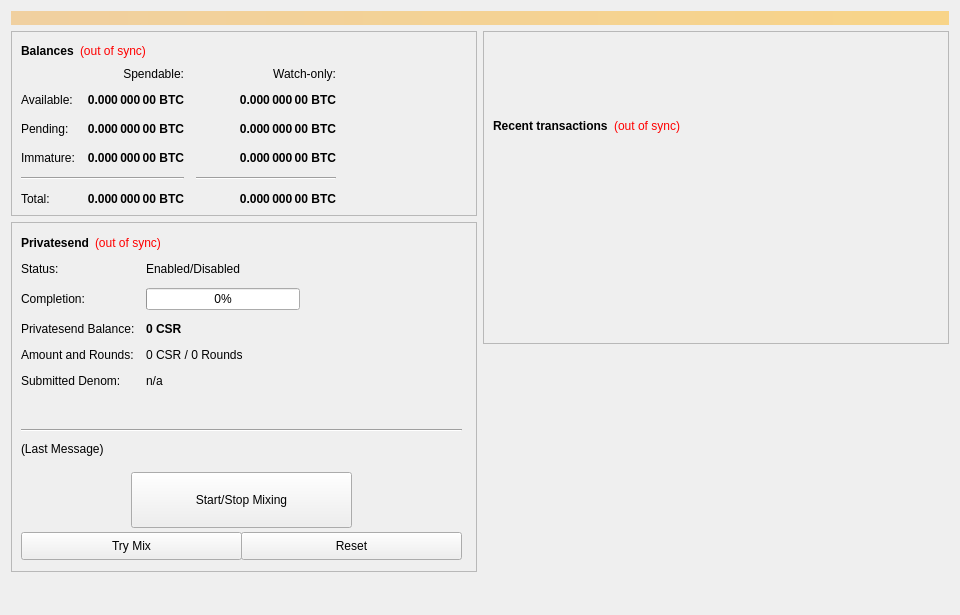
<?xml version="1.0" encoding="UTF-8"?>
<ui version="4.0">
 <class>OverviewPage</class>
 <widget class="QWidget" name="OverviewPage">
  <property name="geometry">
   <rect>
    <x>0</x>
    <y>0</y>
    <width>960</width>
    <height>615</height>
   </rect>
  </property>
  <property name="minimumSize">
   <size>
    <width>960</width>
    <height>0</height>
   </size>
  </property>
  <property name="windowTitle">
   <string>Form</string>
  </property>
  <layout class="QVBoxLayout" name="topLayout">
   <item>
    <widget class="QLabel" name="labelAlerts">
     <property name="visible">
      <bool>false</bool>
     </property>
     <property name="styleSheet">
      <string notr="true">background-color: qlineargradient(x1: 0, y1: 0, x2: 1, y2: 0, stop:0 #F0D0A0, stop:1 #F8D488); color:#000000;</string>
     </property>
     <property name="wordWrap">
      <bool>true</bool>
     </property>
     <property name="margin">
      <number>3</number>
     </property>
    </widget>
   </item>
   <item>
    <layout class="QHBoxLayout" name="horizontalLayout" stretch="1,1">
     <item>
      <layout class="QVBoxLayout" name="verticalLayout_2">
       <item>
        <widget class="QFrame" name="frame">
         <property name="frameShape">
          <enum>QFrame::StyledPanel</enum>
         </property>
         <property name="frameShadow">
          <enum>QFrame::Raised</enum>
         </property>
         <layout class="QVBoxLayout" name="verticalLayout_4">
          <item>
           <layout class="QHBoxLayout" name="horizontalLayout_4">
            <item>
             <widget class="QLabel" name="label_5">
              <property name="font">
               <font>
                <weight>75</weight>
                <bold>true</bold>
               </font>
              </property>
              <property name="text">
               <string>Balances</string>
              </property>
             </widget>
            </item>
            <item>
             <widget class="QLabel" name="labelWalletStatus">
              <property name="cursor">
               <cursorShape>WhatsThisCursor</cursorShape>
              </property>
              <property name="toolTip">
               <string>The displayed information may be out of date. Your wallet automatically synchronizes with the Congstar network after a connection is established, but this process has not completed yet.</string>
              </property>
              <property name="styleSheet">
               <string notr="true">QLabel { color: red; }</string>
              </property>
              <property name="text">
               <string notr="true">(out of sync)</string>
              </property>
              <property name="alignment">
               <set>Qt::AlignLeading|Qt::AlignLeft|Qt::AlignVCenter</set>
              </property>
             </widget>
            </item>
            <item>
             <spacer name="horizontalSpacer_3">
              <property name="orientation">
               <enum>Qt::Horizontal</enum>
              </property>
              <property name="sizeHint" stdset="0">
               <size>
                <width>40</width>
                <height>20</height>
               </size>
              </property>
             </spacer>
            </item>
           </layout>
          </item>
          <item>
           <layout class="QGridLayout" name="gridLayout">
            <property name="spacing">
             <number>12</number>
            </property>
            <item row="2" column="2">
             <widget class="QLabel" name="labelWatchPending">
              <property name="font">
               <font>
                <weight>75</weight>
                <bold>true</bold>
               </font>
              </property>
              <property name="cursor">
               <cursorShape>IBeamCursor</cursorShape>
              </property>
              <property name="toolTip">
               <string>Unconfirmed transactions to watch-only addresses</string>
              </property>
              <property name="text">
               <string notr="true">0.000 000 00 BTC</string>
              </property>
              <property name="alignment">
               <set>Qt::AlignRight|Qt::AlignTrailing|Qt::AlignVCenter</set>
              </property>
              <property name="textInteractionFlags">
               <set>Qt::LinksAccessibleByMouse|Qt::TextSelectableByKeyboard|Qt::TextSelectableByMouse</set>
              </property>
             </widget>
            </item>
            <item row="2" column="1">
             <widget class="QLabel" name="labelUnconfirmed">
              <property name="font">
               <font>
                <weight>75</weight>
                <bold>true</bold>
               </font>
              </property>
              <property name="cursor">
               <cursorShape>IBeamCursor</cursorShape>
              </property>
              <property name="toolTip">
               <string>Total of transactions that have yet to be confirmed, and do not yet count toward the spendable balance</string>
              </property>
              <property name="text">
               <string notr="true">0.000 000 00 BTC</string>
              </property>
              <property name="alignment">
               <set>Qt::AlignRight|Qt::AlignTrailing|Qt::AlignVCenter</set>
              </property>
              <property name="textInteractionFlags">
               <set>Qt::LinksAccessibleByMouse|Qt::TextSelectableByKeyboard|Qt::TextSelectableByMouse</set>
              </property>
             </widget>
            </item>
            <item row="3" column="2">
             <widget class="QLabel" name="labelWatchImmature">
              <property name="font">
               <font>
                <weight>75</weight>
                <bold>true</bold>
               </font>
              </property>
              <property name="cursor">
               <cursorShape>IBeamCursor</cursorShape>
              </property>
              <property name="toolTip">
               <string>Staked or masternode rewards in watch-only addresses that has not yet matured</string>
              </property>
              <property name="text">
               <string notr="true">0.000 000 00 BTC</string>
              </property>
              <property name="alignment">
               <set>Qt::AlignRight|Qt::AlignTrailing|Qt::AlignVCenter</set>
              </property>
              <property name="textInteractionFlags">
               <set>Qt::LinksAccessibleByMouse|Qt::TextSelectableByKeyboard|Qt::TextSelectableByMouse</set>
              </property>
             </widget>
            </item>
            <item row="4" column="0" colspan="2">
             <widget class="Line" name="lineSpendableBalance">
              <property name="orientation">
               <enum>Qt::Horizontal</enum>
              </property>
             </widget>
            </item>
            <item row="4" column="2">
             <widget class="Line" name="lineWatchBalance">
              <property name="sizePolicy">
               <sizepolicy hsizetype="Preferred" vsizetype="Fixed">
                <horstretch>0</horstretch>
                <verstretch>0</verstretch>
               </sizepolicy>
              </property>
              <property name="minimumSize">
               <size>
                <width>140</width>
                <height>0</height>
               </size>
              </property>
              <property name="orientation">
               <enum>Qt::Horizontal</enum>
              </property>
             </widget>
            </item>
            <item row="5" column="0">
             <widget class="QLabel" name="labelTotalText">
              <property name="text">
               <string>Total:</string>
              </property>
             </widget>
            </item>
            <item row="3" column="1">
             <widget class="QLabel" name="labelImmature">
              <property name="font">
               <font>
                <weight>75</weight>
                <bold>true</bold>
               </font>
              </property>
              <property name="cursor">
               <cursorShape>IBeamCursor</cursorShape>
              </property>
              <property name="toolTip">
               <string>Staked or masternode rewards that has not yet matured</string>
              </property>
              <property name="text">
               <string notr="true">0.000 000 00 BTC</string>
              </property>
              <property name="alignment">
               <set>Qt::AlignRight|Qt::AlignTrailing|Qt::AlignVCenter</set>
              </property>
              <property name="textInteractionFlags">
               <set>Qt::LinksAccessibleByMouse|Qt::TextSelectableByKeyboard|Qt::TextSelectableByMouse</set>
              </property>
             </widget>
            </item>
            <item row="2" column="3">
             <spacer name="horizontalSpacer_2">
              <property name="orientation">
               <enum>Qt::Horizontal</enum>
              </property>
              <property name="sizeHint" stdset="0">
               <size>
                <width>40</width>
                <height>20</height>
               </size>
              </property>
             </spacer>
            </item>
            <item row="3" column="0">
             <widget class="QLabel" name="labelImmatureText">
              <property name="text">
               <string>Immature:</string>
              </property>
             </widget>
            </item>
            <item row="5" column="1">
             <widget class="QLabel" name="labelTotal">
              <property name="font">
               <font>
                <weight>75</weight>
                <bold>true</bold>
               </font>
              </property>
              <property name="cursor">
               <cursorShape>IBeamCursor</cursorShape>
              </property>
              <property name="toolTip">
               <string>Your current total balance</string>
              </property>
              <property name="text">
               <string notr="true">0.000 000 00 BTC</string>
              </property>
              <property name="alignment">
               <set>Qt::AlignRight|Qt::AlignTrailing|Qt::AlignVCenter</set>
              </property>
              <property name="textInteractionFlags">
               <set>Qt::LinksAccessibleByMouse|Qt::TextSelectableByKeyboard|Qt::TextSelectableByMouse</set>
              </property>
             </widget>
            </item>
            <item row="5" column="2">
             <widget class="QLabel" name="labelWatchTotal">
              <property name="font">
               <font>
                <weight>75</weight>
                <bold>true</bold>
               </font>
              </property>
              <property name="cursor">
               <cursorShape>IBeamCursor</cursorShape>
              </property>
              <property name="toolTip">
               <string>Current total balance in watch-only addresses</string>
              </property>
              <property name="text">
               <string notr="true">0.000 000 00 BTC</string>
              </property>
              <property name="alignment">
               <set>Qt::AlignRight|Qt::AlignTrailing|Qt::AlignVCenter</set>
              </property>
              <property name="textInteractionFlags">
               <set>Qt::LinksAccessibleByMouse|Qt::TextSelectableByKeyboard|Qt::TextSelectableByMouse</set>
              </property>
             </widget>
            </item>
            <item row="0" column="2">
             <widget class="QLabel" name="labelWatchonly">
              <property name="text">
               <string>Watch-only:</string>
              </property>
              <property name="alignment">
               <set>Qt::AlignRight|Qt::AlignTrailing|Qt::AlignVCenter</set>
              </property>
             </widget>
            </item>
            <item row="1" column="0">
             <widget class="QLabel" name="labelBalanceText">
              <property name="text">
               <string>Available:</string>
              </property>
             </widget>
            </item>
            <item row="1" column="1">
             <widget class="QLabel" name="labelBalance">
              <property name="font">
               <font>
                <weight>75</weight>
                <bold>true</bold>
               </font>
              </property>
              <property name="cursor">
               <cursorShape>IBeamCursor</cursorShape>
              </property>
              <property name="toolTip">
               <string>Your current spendable balance</string>
              </property>
              <property name="text">
               <string notr="true">0.000 000 00 BTC</string>
              </property>
              <property name="alignment">
               <set>Qt::AlignRight|Qt::AlignTrailing|Qt::AlignVCenter</set>
              </property>
              <property name="textInteractionFlags">
               <set>Qt::LinksAccessibleByMouse|Qt::TextSelectableByKeyboard|Qt::TextSelectableByMouse</set>
              </property>
             </widget>
            </item>
            <item row="1" column="2">
             <widget class="QLabel" name="labelWatchAvailable">
              <property name="font">
               <font>
                <weight>75</weight>
                <bold>true</bold>
               </font>
              </property>
              <property name="cursor">
               <cursorShape>IBeamCursor</cursorShape>
              </property>
              <property name="toolTip">
               <string>Your current balance in watch-only addresses</string>
              </property>
              <property name="text">
               <string notr="true">0.000 000 00 BTC</string>
              </property>
              <property name="alignment">
               <set>Qt::AlignRight|Qt::AlignTrailing|Qt::AlignVCenter</set>
              </property>
              <property name="textInteractionFlags">
               <set>Qt::LinksAccessibleByMouse|Qt::TextSelectableByKeyboard|Qt::TextSelectableByMouse</set>
              </property>
             </widget>
            </item>
            <item row="2" column="0">
             <widget class="QLabel" name="labelPendingText">
              <property name="text">
               <string>Pending:</string>
              </property>
             </widget>
            </item>
            <item row="0" column="1">
             <widget class="QLabel" name="labelSpendable">
              <property name="text">
               <string>Spendable:</string>
              </property>
              <property name="alignment">
               <set>Qt::AlignRight|Qt::AlignTrailing|Qt::AlignVCenter</set>
              </property>
             </widget>
            </item>
           </layout>
          </item>
         </layout>
        </widget>
       </item>
       <item>
        <widget class="QFrame" name="framePrivatesend">
         <property name="minimumSize">
          <size>
           <width>0</width>
           <height>350</height>
          </size>
         </property>
         <property name="layoutDirection">
          <enum>Qt::LeftToRight</enum>
         </property>
         <property name="frameShape">
          <enum>QFrame::StyledPanel</enum>
         </property>
         <property name="frameShadow">
          <enum>QFrame::Raised</enum>
         </property>
         <widget class="QWidget" name="formLayoutWidget">
          <property name="geometry">
           <rect>
            <x>10</x>
            <y>40</y>
            <width>451</width>
            <height>161</height>
           </rect>
          </property>
          <layout class="QFormLayout" name="formLayout">
           <property name="fieldGrowthPolicy">
            <enum>QFormLayout::AllNonFixedFieldsGrow</enum>
           </property>
           <property name="horizontalSpacing">
            <number>11</number>
           </property>
           <property name="verticalSpacing">
            <number>12</number>
           </property>
           <item row="0" column="0">
            <widget class="QLabel" name="label_6">
             <property name="text">
              <string>Status:</string>
             </property>
            </widget>
           </item>
           <item row="1" column="0">
            <widget class="QLabel" name="label_7">
             <property name="text">
              <string>Completion:</string>
             </property>
            </widget>
           </item>
           <item row="1" column="1">
            <widget class="QProgressBar" name="privatesendProgress">
             <property name="maximumSize">
              <size>
               <width>154</width>
               <height>16777215</height>
              </size>
             </property>
             <property name="value">
              <number>0</number>
             </property>
            </widget>
           </item>
           <item row="2" column="0">
            <widget class="QLabel" name="labelAnonymizedText">
             <property name="text">
              <string>Privatesend Balance:</string>
             </property>
            </widget>
           </item>
           <item row="2" column="1">
            <widget class="QLabel" name="labelAnonymized">
             <property name="font">
              <font>
               <weight>75</weight>
               <bold>true</bold>
              </font>
             </property>
             <property name="text">
              <string notr="true">0 CSR</string>
             </property>
            </widget>
           </item>
           <item row="3" column="0">
            <widget class="QLabel" name="label_8">
             <property name="text">
              <string>Amount and Rounds:</string>
             </property>
            </widget>
           </item>
           <item row="3" column="1">
            <widget class="QLabel" name="labelAmountRounds">
             <property name="text">
              <string>0 CSR / 0 Rounds</string>
             </property>
            </widget>
           </item>
           <item row="4" column="0">
            <widget class="QLabel" name="label_9">
             <property name="text">
              <string>Submitted Denom:</string>
             </property>
            </widget>
           </item>
           <item row="4" column="1">
            <widget class="QLabel" name="labelSubmittedDenom">
             <property name="toolTip">
              <string>The denominations you submitted to the Masternode.&lt;br&gt;To mix, other users must submit the exact same denominations.</string>
             </property>
             <property name="text">
              <string>n/a</string>
             </property>
            </widget>
           </item>
           <item row="0" column="1">
            <widget class="QLabel" name="privatesendEnabled">
             <property name="text">
              <string>Enabled/Disabled</string>
             </property>
            </widget>
           </item>
          </layout>
         </widget>
         <widget class="QPushButton" name="runAutoDenom">
          <property name="geometry">
           <rect>
            <x>251</x>
            <y>17</y>
            <width>1</width>
            <height>1</height>
           </rect>
          </property>
          <property name="palette">
           <palette>
            <active>
             <colorrole role="WindowText">
              <brush brushstyle="SolidPattern">
               <color alpha="255">
                <red>0</red>
                <green>0</green>
                <blue>0</blue>
               </color>
              </brush>
             </colorrole>
             <colorrole role="Button">
              <brush brushstyle="SolidPattern">
               <color alpha="255">
                <red>239</red>
                <green>238</green>
                <blue>238</blue>
               </color>
              </brush>
             </colorrole>
             <colorrole role="Light">
              <brush brushstyle="SolidPattern">
               <color alpha="255">
                <red>255</red>
                <green>255</green>
                <blue>255</blue>
               </color>
              </brush>
             </colorrole>
             <colorrole role="Midlight">
              <brush brushstyle="SolidPattern">
               <color alpha="255">
                <red>247</red>
                <green>246</green>
                <blue>246</blue>
               </color>
              </brush>
             </colorrole>
             <colorrole role="Dark">
              <brush brushstyle="SolidPattern">
               <color alpha="255">
                <red>119</red>
                <green>119</green>
                <blue>119</blue>
               </color>
              </brush>
             </colorrole>
             <colorrole role="Mid">
              <brush brushstyle="SolidPattern">
               <color alpha="255">
                <red>159</red>
                <green>159</green>
                <blue>159</blue>
               </color>
              </brush>
             </colorrole>
             <colorrole role="Text">
              <brush brushstyle="SolidPattern">
               <color alpha="255">
                <red>0</red>
                <green>0</green>
                <blue>0</blue>
               </color>
              </brush>
             </colorrole>
             <colorrole role="BrightText">
              <brush brushstyle="SolidPattern">
               <color alpha="255">
                <red>255</red>
                <green>255</green>
                <blue>255</blue>
               </color>
              </brush>
             </colorrole>
             <colorrole role="ButtonText">
              <brush brushstyle="SolidPattern">
               <color alpha="255">
                <red>0</red>
                <green>0</green>
                <blue>0</blue>
               </color>
              </brush>
             </colorrole>
             <colorrole role="Base">
              <brush brushstyle="SolidPattern">
               <color alpha="255">
                <red>255</red>
                <green>255</green>
                <blue>255</blue>
               </color>
              </brush>
             </colorrole>
             <colorrole role="Window">
              <brush brushstyle="SolidPattern">
               <color alpha="255">
                <red>239</red>
                <green>238</green>
                <blue>238</blue>
               </color>
              </brush>
             </colorrole>
             <colorrole role="Shadow">
              <brush brushstyle="SolidPattern">
               <color alpha="255">
                <red>0</red>
                <green>0</green>
                <blue>0</blue>
               </color>
              </brush>
             </colorrole>
             <colorrole role="AlternateBase">
              <brush brushstyle="SolidPattern">
               <color alpha="255">
                <red>247</red>
                <green>246</green>
                <blue>246</blue>
               </color>
              </brush>
             </colorrole>
             <colorrole role="ToolTipBase">
              <brush brushstyle="SolidPattern">
               <color alpha="255">
                <red>255</red>
                <green>255</green>
                <blue>220</blue>
               </color>
              </brush>
             </colorrole>
             <colorrole role="ToolTipText">
              <brush brushstyle="SolidPattern">
               <color alpha="255">
                <red>0</red>
                <green>0</green>
                <blue>0</blue>
               </color>
              </brush>
             </colorrole>
            </active>
            <inactive>
             <colorrole role="WindowText">
              <brush brushstyle="SolidPattern">
               <color alpha="255">
                <red>0</red>
                <green>0</green>
                <blue>0</blue>
               </color>
              </brush>
             </colorrole>
             <colorrole role="Button">
              <brush brushstyle="SolidPattern">
               <color alpha="255">
                <red>239</red>
                <green>238</green>
                <blue>238</blue>
               </color>
              </brush>
             </colorrole>
             <colorrole role="Light">
              <brush brushstyle="SolidPattern">
               <color alpha="255">
                <red>255</red>
                <green>255</green>
                <blue>255</blue>
               </color>
              </brush>
             </colorrole>
             <colorrole role="Midlight">
              <brush brushstyle="SolidPattern">
               <color alpha="255">
                <red>247</red>
                <green>246</green>
                <blue>246</blue>
               </color>
              </brush>
             </colorrole>
             <colorrole role="Dark">
              <brush brushstyle="SolidPattern">
               <color alpha="255">
                <red>119</red>
                <green>119</green>
                <blue>119</blue>
               </color>
              </brush>
             </colorrole>
             <colorrole role="Mid">
              <brush brushstyle="SolidPattern">
               <color alpha="255">
                <red>159</red>
                <green>159</green>
                <blue>159</blue>
               </color>
              </brush>
             </colorrole>
             <colorrole role="Text">
              <brush brushstyle="SolidPattern">
               <color alpha="255">
                <red>0</red>
                <green>0</green>
                <blue>0</blue>
               </color>
              </brush>
             </colorrole>
             <colorrole role="BrightText">
              <brush brushstyle="SolidPattern">
               <color alpha="255">
                <red>255</red>
                <green>255</green>
                <blue>255</blue>
               </color>
              </brush>
             </colorrole>
             <colorrole role="ButtonText">
              <brush brushstyle="SolidPattern">
               <color alpha="255">
                <red>0</red>
                <green>0</green>
                <blue>0</blue>
               </color>
              </brush>
             </colorrole>
             <colorrole role="Base">
              <brush brushstyle="SolidPattern">
               <color alpha="255">
                <red>255</red>
                <green>255</green>
                <blue>255</blue>
               </color>
              </brush>
             </colorrole>
             <colorrole role="Window">
              <brush brushstyle="SolidPattern">
               <color alpha="255">
                <red>239</red>
                <green>238</green>
                <blue>238</blue>
               </color>
              </brush>
             </colorrole>
             <colorrole role="Shadow">
              <brush brushstyle="SolidPattern">
               <color alpha="255">
                <red>0</red>
                <green>0</green>
                <blue>0</blue>
               </color>
              </brush>
             </colorrole>
             <colorrole role="AlternateBase">
              <brush brushstyle="SolidPattern">
               <color alpha="255">
                <red>247</red>
                <green>246</green>
                <blue>246</blue>
               </color>
              </brush>
             </colorrole>
             <colorrole role="ToolTipBase">
              <brush brushstyle="SolidPattern">
               <color alpha="255">
                <red>255</red>
                <green>255</green>
                <blue>220</blue>
               </color>
              </brush>
             </colorrole>
             <colorrole role="ToolTipText">
              <brush brushstyle="SolidPattern">
               <color alpha="255">
                <red>0</red>
                <green>0</green>
                <blue>0</blue>
               </color>
              </brush>
             </colorrole>
            </inactive>
            <disabled>
             <colorrole role="WindowText">
              <brush brushstyle="SolidPattern">
               <color alpha="255">
                <red>119</red>
                <green>119</green>
                <blue>119</blue>
               </color>
              </brush>
             </colorrole>
             <colorrole role="Button">
              <brush brushstyle="SolidPattern">
               <color alpha="255">
                <red>239</red>
                <green>238</green>
                <blue>238</blue>
               </color>
              </brush>
             </colorrole>
             <colorrole role="Light">
              <brush brushstyle="SolidPattern">
               <color alpha="255">
                <red>255</red>
                <green>255</green>
                <blue>255</blue>
               </color>
              </brush>
             </colorrole>
             <colorrole role="Midlight">
              <brush brushstyle="SolidPattern">
               <color alpha="255">
                <red>247</red>
                <green>246</green>
                <blue>246</blue>
               </color>
              </brush>
             </colorrole>
             <colorrole role="Dark">
              <brush brushstyle="SolidPattern">
               <color alpha="255">
                <red>119</red>
                <green>119</green>
                <blue>119</blue>
               </color>
              </brush>
             </colorrole>
             <colorrole role="Mid">
              <brush brushstyle="SolidPattern">
               <color alpha="255">
                <red>159</red>
                <green>159</green>
                <blue>159</blue>
               </color>
              </brush>
             </colorrole>
             <colorrole role="Text">
              <brush brushstyle="SolidPattern">
               <color alpha="255">
                <red>119</red>
                <green>119</green>
                <blue>119</blue>
               </color>
              </brush>
             </colorrole>
             <colorrole role="BrightText">
              <brush brushstyle="SolidPattern">
               <color alpha="255">
                <red>255</red>
                <green>255</green>
                <blue>255</blue>
               </color>
              </brush>
             </colorrole>
             <colorrole role="ButtonText">
              <brush brushstyle="SolidPattern">
               <color alpha="255">
                <red>119</red>
                <green>119</green>
                <blue>119</blue>
               </color>
              </brush>
             </colorrole>
             <colorrole role="Base">
              <brush brushstyle="SolidPattern">
               <color alpha="255">
                <red>239</red>
                <green>238</green>
                <blue>238</blue>
               </color>
              </brush>
             </colorrole>
             <colorrole role="Window">
              <brush brushstyle="SolidPattern">
               <color alpha="255">
                <red>239</red>
                <green>238</green>
                <blue>238</blue>
               </color>
              </brush>
             </colorrole>
             <colorrole role="Shadow">
              <brush brushstyle="SolidPattern">
               <color alpha="255">
                <red>0</red>
                <green>0</green>
                <blue>0</blue>
               </color>
              </brush>
             </colorrole>
             <colorrole role="AlternateBase">
              <brush brushstyle="SolidPattern">
               <color alpha="255">
                <red>239</red>
                <green>238</green>
                <blue>238</blue>
               </color>
              </brush>
             </colorrole>
             <colorrole role="ToolTipBase">
              <brush brushstyle="SolidPattern">
               <color alpha="255">
                <red>255</red>
                <green>255</green>
                <blue>220</blue>
               </color>
              </brush>
             </colorrole>
             <colorrole role="ToolTipText">
              <brush brushstyle="SolidPattern">
               <color alpha="255">
                <red>0</red>
                <green>0</green>
                <blue>0</blue>
               </color>
              </brush>
             </colorrole>
            </disabled>
           </palette>
          </property>
          <property name="focusPolicy">
           <enum>Qt::NoFocus</enum>
          </property>
          <property name="autoFillBackground">
           <bool>true</bool>
          </property>
          <property name="text">
           <string/>
          </property>
          <property name="flat">
           <bool>true</bool>
          </property>
         </widget>
         <widget class="QPushButton" name="togglePrivatesend">
          <property name="geometry">
           <rect>
            <x>120</x>
            <y>250</y>
            <width>221</width>
            <height>56</height>
           </rect>
          </property>
          <property name="sizePolicy">
           <sizepolicy hsizetype="MinimumExpanding" vsizetype="Fixed">
            <horstretch>0</horstretch>
            <verstretch>0</verstretch>
           </sizepolicy>
          </property>
          <property name="text">
           <string>Start/Stop Mixing</string>
          </property>
         </widget>
         <widget class="Line" name="lineLastMessage">
          <property name="geometry">
           <rect>
            <x>10</x>
            <y>200</y>
            <width>441</width>
            <height>16</height>
           </rect>
          </property>
          <property name="orientation">
           <enum>Qt::Horizontal</enum>
          </property>
         </widget>
         <widget class="QLabel" name="privatesendStatus">
          <property name="geometry">
           <rect>
            <x>10</x>
            <y>220</y>
            <width>451</width>
            <height>61</height>
           </rect>
          </property>
          <property name="minimumSize">
           <size>
            <width>288</width>
            <height>43</height>
           </size>
          </property>
          <property name="text">
           <string>(Last Message)</string>
          </property>
          <property name="alignment">
           <set>Qt::AlignLeading|Qt::AlignLeft|Qt::AlignTop</set>
          </property>
          <property name="wordWrap">
           <bool>true</bool>
          </property>
         </widget>
         <widget class="QPushButton" name="privatesendAuto">
          <property name="geometry">
           <rect>
            <x>10</x>
            <y>310</y>
            <width>221</width>
            <height>28</height>
           </rect>
          </property>
          <property name="sizePolicy">
           <sizepolicy hsizetype="MinimumExpanding" vsizetype="Fixed">
            <horstretch>0</horstretch>
            <verstretch>0</verstretch>
           </sizepolicy>
          </property>
          <property name="toolTip">
           <string>Try to manually submit a Privatesend request.</string>
          </property>
          <property name="text">
           <string>Try Mix</string>
          </property>
         </widget>
         <widget class="QPushButton" name="privatesendReset">
          <property name="geometry">
           <rect>
            <x>230</x>
            <y>310</y>
            <width>221</width>
            <height>28</height>
           </rect>
          </property>
          <property name="sizePolicy">
           <sizepolicy hsizetype="MinimumExpanding" vsizetype="Fixed">
            <horstretch>0</horstretch>
            <verstretch>0</verstretch>
           </sizepolicy>
          </property>
          <property name="toolTip">
           <string>Reset the current status of Privatesend (can interrupt Privatesend if it's in the process of Mixing, which can cost you money!)</string>
          </property>
          <property name="autoFillBackground">
           <bool>false</bool>
          </property>
          <property name="text">
           <string>Reset</string>
          </property>
         </widget>
         <widget class="QWidget" name="layoutWidget">
          <property name="geometry">
           <rect>
            <x>10</x>
            <y>10</y>
            <width>431</width>
            <height>22</height>
           </rect>
          </property>
          <layout class="QHBoxLayout" name="horizontalLayout_5">
           <item>
            <widget class="QLabel" name="label_2">
             <property name="font">
              <font>
               <weight>75</weight>
               <bold>true</bold>
              </font>
             </property>
             <property name="text">
              <string>Privatesend</string>
             </property>
            </widget>
           </item>
           <item>
            <widget class="QLabel" name="labelPrivatesendSyncStatus">
             <property name="toolTip">
              <string>The displayed information may be out of date. Your wallet automatically synchronizes with the Congstar network after a connection is established, but this process has not completed yet.</string>
             </property>
             <property name="styleSheet">
              <string notr="true">QLabel { color: red; }</string>
             </property>
             <property name="text">
              <string notr="true">(out of sync)</string>
             </property>
             <property name="alignment">
              <set>Qt::AlignLeading|Qt::AlignLeft|Qt::AlignVCenter</set>
             </property>
            </widget>
           </item>
           <item>
            <spacer name="horizontalSpacer_4">
             <property name="orientation">
              <enum>Qt::Horizontal</enum>
             </property>
             <property name="sizeHint" stdset="0">
              <size>
               <width>40</width>
               <height>20</height>
              </size>
             </property>
            </spacer>
           </item>
          </layout>
         </widget>
        </widget>
       </item>
       <item>
        <spacer name="verticalSpacer">
         <property name="orientation">
          <enum>Qt::Vertical</enum>
         </property>
         <property name="sizeHint" stdset="0">
          <size>
           <width>20</width>
           <height>40</height>
          </size>
         </property>
        </spacer>
       </item>
      </layout>
     </item>
     <item>
      <layout class="QVBoxLayout" name="verticalLayout_3">
       <item>
        <widget class="QFrame" name="frame_2">
         <property name="frameShape">
          <enum>QFrame::StyledPanel</enum>
         </property>
         <property name="frameShadow">
          <enum>QFrame::Raised</enum>
         </property>
         <layout class="QVBoxLayout" name="verticalLayout">
          <item>
           <spacer name="verticalSpacer_3">
            <property name="orientation">
             <enum>Qt::Vertical</enum>
            </property>
            <property name="sizeType">
             <enum>QSizePolicy::Fixed</enum>
            </property>
            <property name="sizeHint" stdset="0">
             <size>
              <width>20</width>
              <height>75</height>
             </size>
            </property>
           </spacer>
          </item>
          <item>
           <layout class="QHBoxLayout" name="horizontalLayout_2">
            <item>
             <widget class="QLabel" name="label_4">
              <property name="font">
               <font>
                <weight>75</weight>
                <bold>true</bold>
               </font>
              </property>
              <property name="text">
               <string>Recent transactions</string>
              </property>
             </widget>
            </item>
            <item>
             <widget class="QLabel" name="labelTransactionsStatus">
              <property name="cursor">
               <cursorShape>WhatsThisCursor</cursorShape>
              </property>
              <property name="toolTip">
               <string>The displayed information may be out of date. Your wallet automatically synchronizes with the Congstar network after a connection is established, but this process has not completed yet.</string>
              </property>
              <property name="styleSheet">
               <string notr="true">QLabel { color: red; }</string>
              </property>
              <property name="text">
               <string notr="true">(out of sync)</string>
              </property>
              <property name="alignment">
               <set>Qt::AlignRight|Qt::AlignTrailing|Qt::AlignVCenter</set>
              </property>
             </widget>
            </item>
            <item>
             <spacer name="horizontalSpacer">
              <property name="orientation">
               <enum>Qt::Horizontal</enum>
              </property>
              <property name="sizeHint" stdset="0">
               <size>
                <width>40</width>
                <height>20</height>
               </size>
              </property>
             </spacer>
            </item>
           </layout>
          </item>
          <item>
           <widget class="QListView" name="listTransactions">
            <property name="styleSheet">
             <string notr="true">QListView { background: transparent; }</string>
            </property>
            <property name="frameShape">
             <enum>QFrame::NoFrame</enum>
            </property>
            <property name="verticalScrollBarPolicy">
             <enum>Qt::ScrollBarAlwaysOff</enum>
            </property>
            <property name="horizontalScrollBarPolicy">
             <enum>Qt::ScrollBarAlwaysOff</enum>
            </property>
            <property name="selectionMode">
             <enum>QAbstractItemView::NoSelection</enum>
            </property>
           </widget>
          </item>
         </layout>
        </widget>
       </item>
       <item>
        <spacer name="verticalSpacer_2">
         <property name="orientation">
          <enum>Qt::Vertical</enum>
         </property>
         <property name="sizeType">
          <enum>QSizePolicy::Expanding</enum>
         </property>
         <property name="sizeHint" stdset="0">
          <size>
           <width>20</width>
           <height>40</height>
          </size>
         </property>
        </spacer>
       </item>
      </layout>
     </item>
    </layout>
   </item>
  </layout>
 </widget>
 <resources/>
 <connections/>
</ui>
